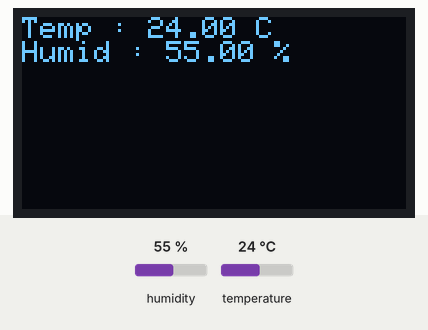
A sketch run on a simulated ESP8266 (NodeMCU). On the bench: 128×64 one-colour display. Inputs (shaded band) come from the test bench; at power-on: humidity 55 %, temperature 24 °C. What the sketch prints to the serial monitor is not drawn.

Above: at 1.2 s.
1.3 s: humidity set to 22 %
At 3.5 s:
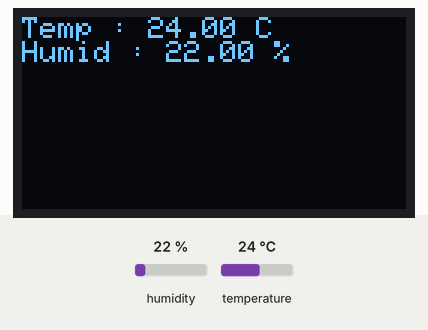
4.1 s: temperature set to 12 °C
At 4.6 s:
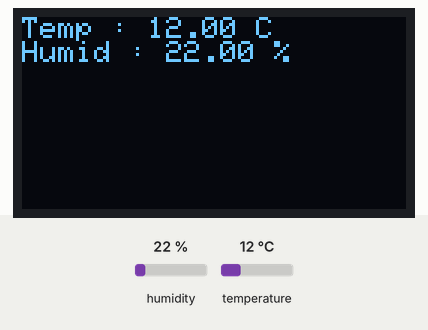
6.9 s: humidity set to 40 %
At 9.5 s:
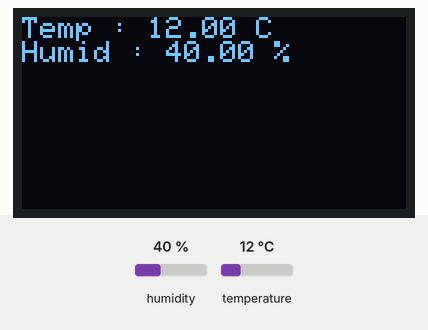
9.8 s: temperature set to 19 °C
Timing chart, 0 to 12.8 s (numbered marks = the images above; inputs shaded):
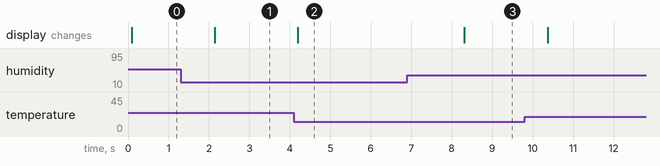

Measured:
- after the input at 1.3 s, the display: changes after 0.84 s (image 1)
- after the input at 4.1 s, the display: changes after 0.10 s (image 2)
- after the input at 6.9 s, the display: changes after 1.4 s (image 3)

The sketch:

L10-DHT_OLED.ino
```cpp
#include <DHT.h>
#include <Wire.h>
#include <Adafruit_SSD1306.h>
#include <Adafruit_GFX.h>

#define OLED_RESET  -1
Adafruit_SSD1306 display(OLED_RESET);

#define DHTTYPE DHT22
#define DHTPIN  D4

DHT dht(DHTPIN, DHTTYPE, 15);

void setup() {
  Serial.begin(115200);
  dht.begin();
  display.begin(SSD1306_SWITCHCAPVCC, 0x3C);
  display.clearDisplay();
  display.display();
  display.setTextSize(1);
  display.setTextColor(WHITE);
}

void loop() {
  float humid = dht.readHumidity();
  float temp = dht.readTemperature();
  if (isnan(humid) || isnan(temp)) {
    Serial.println("Fail to read from DHT sensor!");
  }
  else {
    display.setCursor(0, 0);
    display.println("Temp : " + String(temp, 2) + " C");
    display.println("Humid : " + String(humid, 2) + " %");
    display.display();
    Serial.print("Temp: ");
    Serial.print(temp);
    Serial.print(" , Humid: ");
    Serial.println(humid);
    delay(1000);
    display.clearDisplay();

  }
}
```
